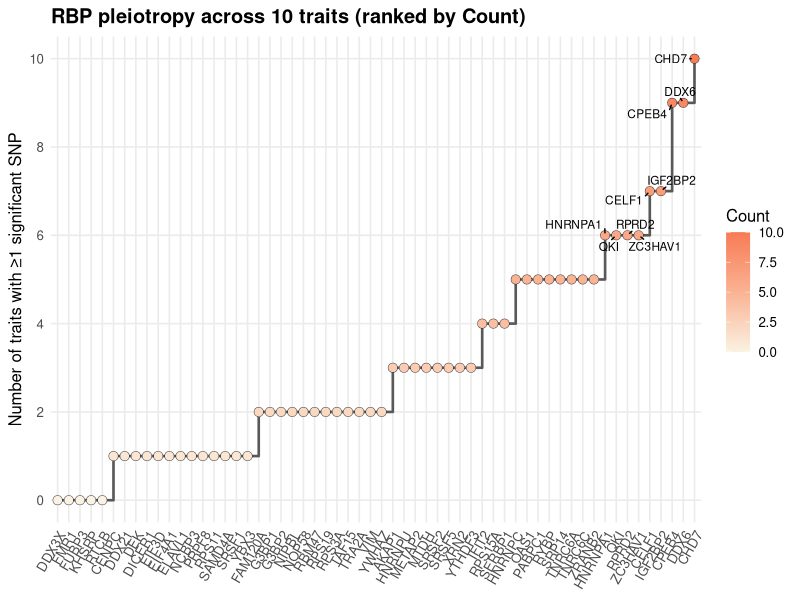
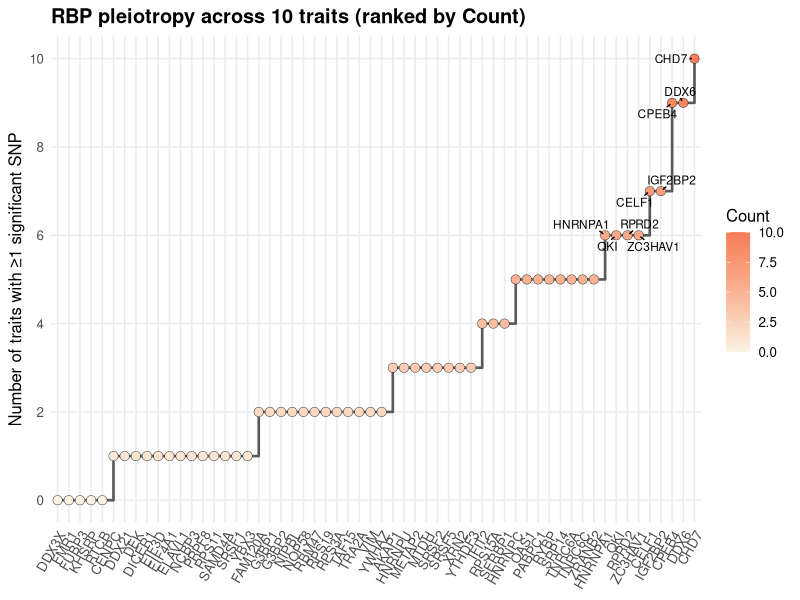
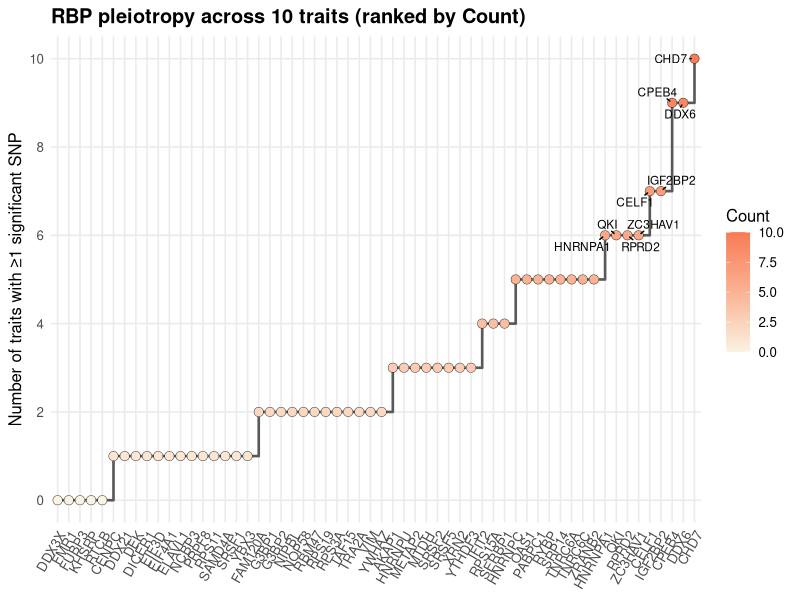

Source code (R) for these figures, in order:
###-----ranking top RBP with significant SNPs
#2025-12-30
###-----ranking top RBP with significant SNPs
suppressPackageStartupMessages({
  library(dplyr)
  library(ggplot2)
  library(scales)
  library(ggrepel)
})
#=========================
# 0) Input
#=========================
df <- read.table(text='
RBP Count
DDX3X 0
FUBP3 0
KHSRP 0
RTCB 0
FMR1 0
DDX21 1
RPS11 1
CENPC 1
PRPF8 1
YBX3 1
SRSF1 1
ELAVL1 1
EIF3D 1
DICER1 1
NCBP3 1
DEK 1
SAMD4A 1
EIF4A1 1
VIM 2
NIPBL 2
TRA2A 2
RPS19 2
G3BP1 2
FAM120A 2
RBM47 2
G3BP2 2
TAF15 2
RPS3A 2
YWHAZ 2
NOP58 2
YTHDF3 3
AKAP1 3
SRSF5 3
SRSF2 3
HNRNPU 3
MTDH 3
XRN2 3
METAP2 3
RPS15A 4
IFIT2 4
SERBP1 4
TNRC6C 5
HNRNPC 5
RYBP 5
PABPC1 5
ZRANB2 5
OAS1 5
SRP14 5
TNRC6A 5
QKI 6
ZC3HAV1 6
HNRNPA1 6
RPRD2 6
IGF2BP2 7
CELF1 7
CPEB4 9
DDX6 9
CHD7 10
', header = TRUE, stringsAsFactors = FALSE)
#=========================
# 1) Rank / ordering
#=========================
dfp <- df %>%
  arrange(Count, RBP) %>%
  mutate(RBP = factor(RBP, levels = RBP))
# Color gradient (light to dark warm tones, similar to the example)
pal <- colorRampPalette(c("#FAF3E3", "#FBB394", "#F87C56"))(256)
# Select which points to label: e.g., those with Count >= 6 (adjust threshold as needed)
dfp <- dfp %>% mutate(label = ifelse(Count >= 6, as.character(RBP), NA))
#=========================
# 2) Plot (ranked step + gradient points)
#=========================
p <- ggplot(dfp, aes(x = RBP, y = Count)) +
  geom_step(aes(group = 1), linewidth = 0.9, color = "grey35") +
  geom_point(aes(fill = Count),
             shape = 21, color = "grey20", stroke = 0.25, size = 3.0) +
  scale_fill_gradientn(colours = pal, name = "Count") +
  ggrepel::geom_text_repel(
    aes(label = label),
    size = 3,
    max.overlaps = Inf,
    box.padding = 0.25,
    point.padding = 0.15,
    min.segment.length = 0
  ) +
  scale_y_continuous(breaks = pretty_breaks()) +
  labs(
    x = NULL,
    y = "Number of traits with ≥1 significant SNP",
    title = "RBP pleiotropy across 10 traits (ranked by Count)"
  ) +
  theme_minimal(base_size = 12) +
  theme(
    panel.grid.minor = element_blank(),
    axis.text.x = element_text(angle = 60, hjust = 1, vjust = 1),
    plot.title = element_text(face = "bold")
  )
p
#=========================
# 3) Save
#=========================
ggsave("RBP_rank_count_gradient.pdf", p, width = 7, height = 6)
ggsave("RBP_rank_count_gradient.png", p, width = 7, height = 6, dpi = 300)
